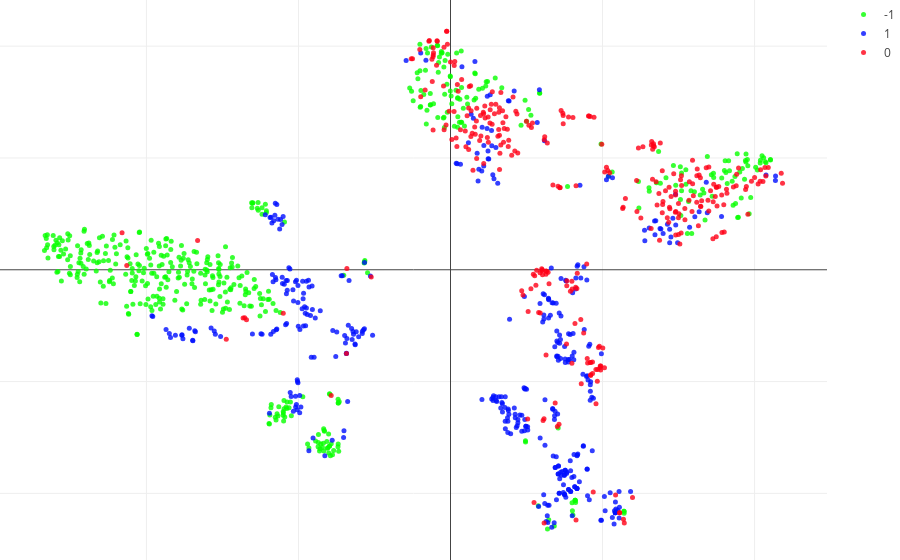

Notebook cell for this chart:
### Code cell
tsne(dfMec)

### Figure 1 — Plotly figure (JSON) as saved in the notebook; plotly's stock layout.template omitted (floating-point values rounded to 4 significant figures; data arrays with more than 128 entries replaced by an {"elided": "..."} marker saying what was removed)
{"data": [{"marker": {"color": "rgb(7,255,0)", "opacity": 0.8, "size": 5}, "mode": "markers", "name": "-1", "type": "scatter", "uid": "b147791d-8d10-4339-bb12-4a84b3f2e09f", "x": {"elided": "501 float values"}, "y": {"elided": "501 float values"}}, {"marker": {"color": "rgb(0,15,255)", "opacity": 0.8, "size": 5}, "mode": "markers", "name": "1", "type": "scatter", "uid": "82e80569-036d-4a6c-8560-a5b302431619", "x": {"elided": "398 float values"}, "y": {"elided": "398 float values"}}, {"marker": {"color": "rgb(255,0,23)", "opacity": 0.8, "size": 5}, "mode": "markers", "name": "0", "type": "scatter", "uid": "bb717f17-b7ad-4620-9fb1-1fa05b38b10f", "x": {"elided": "306 float values"}, "y": {"elided": "306 float values"}}], "layout": {"margin": {"b": 0, "l": 0, "r": 0, "t": 0}}}
